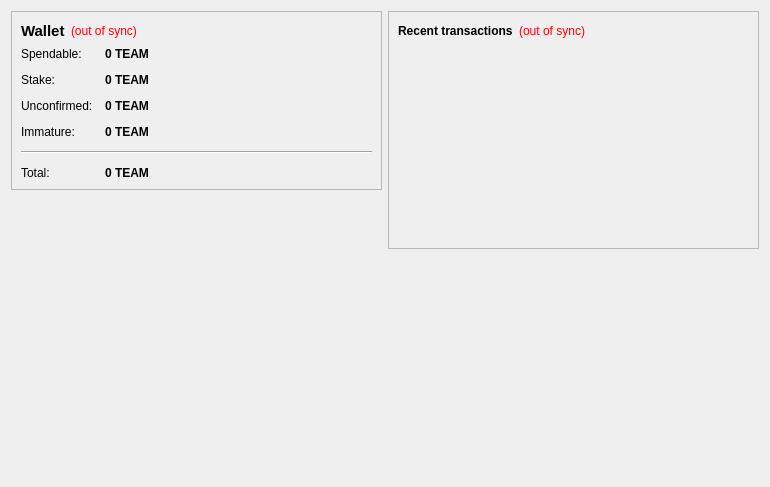
<?xml version="1.0" encoding="UTF-8"?>
<ui version="4.0">
 <class>OverviewPage</class>
 <widget class="QWidget" name="OverviewPage">
  <property name="geometry">
   <rect>
    <x>0</x>
    <y>0</y>
    <width>770</width>
    <height>487</height>
   </rect>
  </property>
  <property name="windowTitle">
   <string>Form</string>
  </property>
  <layout class="QHBoxLayout" name="horizontalLayout" stretch="1,1">
   <item>
    <layout class="QVBoxLayout" name="verticalLayout_2">
     <item>
      <widget class="QFrame" name="frame">
       <property name="frameShape">
        <enum>QFrame::StyledPanel</enum>
       </property>
       <property name="frameShadow">
        <enum>QFrame::Raised</enum>
       </property>
       <layout class="QVBoxLayout" name="verticalLayout_4">
        <item>
         <layout class="QHBoxLayout" name="horizontalLayout_4">
          <item>
           <widget class="QLabel" name="label_5">
            <property name="font">
             <font>
              <pointsize>11</pointsize>
              <weight>75</weight>
              <bold>true</bold>
             </font>
            </property>
            <property name="text">
             <string>Wallet</string>
            </property>
           </widget>
          </item>
          <item>
           <widget class="QLabel" name="labelWalletStatus">
            <property name="toolTip">
             <string>The displayed information may be out of date. Your wallet automatically synchronizes with the teamup network after a connection is established, but this process has not completed yet.</string>
            </property>
            <property name="styleSheet">
             <string notr="true">QLabel { color: red; }</string>
            </property>
            <property name="text">
             <string notr="true">(out of sync)</string>
            </property>
            <property name="alignment">
             <set>Qt::AlignLeading|Qt::AlignLeft|Qt::AlignVCenter</set>
            </property>
           </widget>
          </item>
          <item>
           <spacer name="horizontalSpacer_2">
            <property name="orientation">
             <enum>Qt::Horizontal</enum>
            </property>
            <property name="sizeHint" stdset="0">
             <size>
              <width>40</width>
              <height>20</height>
             </size>
            </property>
           </spacer>
          </item>
         </layout>
        </item>
        <item>
         <layout class="QFormLayout" name="formLayout_2">
          <property name="fieldGrowthPolicy">
           <enum>QFormLayout::AllNonFixedFieldsGrow</enum>
          </property>
          <property name="horizontalSpacing">
           <number>12</number>
          </property>
          <property name="verticalSpacing">
           <number>12</number>
          </property>
          <item row="0" column="0">
           <widget class="QLabel" name="label">
            <property name="text">
             <string>Spendable:</string>
            </property>
           </widget>
          </item>
          <item row="0" column="1">
           <widget class="QLabel" name="labelBalance">
            <property name="font">
             <font>
              <weight>75</weight>
              <bold>true</bold>
             </font>
            </property>
            <property name="cursor">
             <cursorShape>IBeamCursor</cursorShape>
            </property>
            <property name="toolTip">
             <string>Your current spendable balance</string>
            </property>
            <property name="text">
             <string notr="true">0 TEAM</string>
            </property>
            <property name="textInteractionFlags">
             <set>Qt::LinksAccessibleByMouse|Qt::TextSelectableByKeyboard|Qt::TextSelectableByMouse</set>
            </property>
           </widget>
          </item>
          <item row="1" column="0">
           <widget class="QLabel" name="label_6">
            <property name="text">
             <string>Stake:</string>
            </property>
           </widget>
          </item>
          <item row="1" column="1">
           <widget class="QLabel" name="labelStake">
            <property name="font">
             <font>
              <weight>75</weight>
              <bold>true</bold>
             </font>
            </property>
            <property name="cursor">
             <cursorShape>IBeamCursor</cursorShape>
            </property>
            <property name="toolTip">
             <string>Total of coins that was staked, and do not yet count toward the current balance</string>
            </property>
            <property name="text">
             <string notr="true">0 TEAM</string>
            </property>
            <property name="textInteractionFlags">
             <set>Qt::LinksAccessibleByMouse|Qt::TextSelectableByKeyboard|Qt::TextSelectableByMouse</set>
            </property>
           </widget>
          </item>
          <item row="2" column="0">
           <widget class="QLabel" name="label_3">
            <property name="text">
             <string>Unconfirmed:</string>
            </property>
           </widget>
          </item>
          <item row="2" column="1">
           <widget class="QLabel" name="labelUnconfirmed">
            <property name="font">
             <font>
              <weight>75</weight>
              <bold>true</bold>
             </font>
            </property>
            <property name="cursor">
             <cursorShape>IBeamCursor</cursorShape>
            </property>
            <property name="toolTip">
             <string>Total of transactions that have yet to be confirmed, and do not yet count toward the current balance</string>
            </property>
            <property name="text">
             <string notr="true">0 TEAM</string>
            </property>
            <property name="textInteractionFlags">
             <set>Qt::LinksAccessibleByMouse|Qt::TextSelectableByKeyboard|Qt::TextSelectableByMouse</set>
            </property>
           </widget>
          </item>
          <item row="3" column="0">
           <widget class="QLabel" name="labelImmatureText">
            <property name="text">
             <string>Immature:</string>
            </property>
           </widget>
          </item>
          <item row="3" column="1">
           <widget class="QLabel" name="labelImmature">
            <property name="font">
             <font>
              <weight>75</weight>
              <bold>true</bold>
             </font>
            </property>
            <property name="toolTip">
             <string>Mined balance that has not yet matured</string>
            </property>
            <property name="text">
             <string notr="true">0 TEAM</string>
            </property>
            <property name="textInteractionFlags">
             <set>Qt::LinksAccessibleByMouse|Qt::TextSelectableByKeyboard|Qt::TextSelectableByMouse</set>
            </property>
           </widget>
          </item>
          <item row="4" column="0" colspan="2">
           <widget class="Line" name="line">
            <property name="orientation">
             <enum>Qt::Horizontal</enum>
            </property>
           </widget>
          </item>
          <item row="5" column="0">
           <widget class="QLabel" name="labelTotalText">
            <property name="text">
             <string>Total:</string>
            </property>
           </widget>
          </item>
          <item row="5" column="1">
           <widget class="QLabel" name="labelTotal">
            <property name="font">
             <font>
              <weight>75</weight>
              <bold>true</bold>
             </font>
            </property>
            <property name="cursor">
             <cursorShape>IBeamCursor</cursorShape>
            </property>
            <property name="toolTip">
             <string>Your current total balance</string>
            </property>
            <property name="text">
             <string notr="true">0 TEAM</string>
            </property>
            <property name="textInteractionFlags">
             <set>Qt::LinksAccessibleByMouse|Qt::TextSelectableByKeyboard|Qt::TextSelectableByMouse</set>
            </property>
           </widget>
          </item>
         </layout>
        </item>
       </layout>
      </widget>
     </item>
     <item>
      <spacer name="verticalSpacer">
       <property name="orientation">
        <enum>Qt::Vertical</enum>
       </property>
       <property name="sizeHint" stdset="0">
        <size>
         <width>20</width>
         <height>40</height>
        </size>
       </property>
      </spacer>
     </item>
     <item>
      <widget class="QLabel" name="label_2">
       <property name="maximumSize">
        <size>
         <width>0</width>
         <height>0</height>
        </size>
       </property>
       <property name="autoFillBackground">
        <bool>true</bool>
       </property>
       <property name="text">
        <string/>
       </property>
       <property name="pixmap">
        <pixmap>:/icons/drmbg</pixmap>
       </property>
       <property name="scaledContents">
        <bool>false</bool>
       </property>
       <property name="margin">
        <number>0</number>
       </property>
      </widget>
     </item>
    </layout>
   </item>
   <item>
    <layout class="QVBoxLayout" name="verticalLayout_3">
     <item>
      <widget class="QFrame" name="frame_2">
       <property name="frameShape">
        <enum>QFrame::StyledPanel</enum>
       </property>
       <property name="frameShadow">
        <enum>QFrame::Raised</enum>
       </property>
       <layout class="QVBoxLayout" name="verticalLayout">
        <item>
         <layout class="QHBoxLayout" name="horizontalLayout_2">
          <item>
           <widget class="QLabel" name="label_4">
            <property name="text">
             <string>&lt;b&gt;Recent transactions&lt;/b&gt;</string>
            </property>
           </widget>
          </item>
          <item>
           <widget class="QLabel" name="labelTransactionsStatus">
            <property name="toolTip">
             <string>The displayed information may be out of date. Your wallet automatically synchronizes with the teamup network after a connection is established, but this process has not completed yet.</string>
            </property>
            <property name="styleSheet">
             <string notr="true">QLabel { color: red; }</string>
            </property>
            <property name="text">
             <string notr="true">(out of sync)</string>
            </property>
            <property name="alignment">
             <set>Qt::AlignRight|Qt::AlignTrailing|Qt::AlignVCenter</set>
            </property>
           </widget>
          </item>
          <item>
           <spacer name="horizontalSpacer">
            <property name="orientation">
             <enum>Qt::Horizontal</enum>
            </property>
            <property name="sizeHint" stdset="0">
             <size>
              <width>40</width>
              <height>20</height>
             </size>
            </property>
           </spacer>
          </item>
         </layout>
        </item>
        <item>
         <widget class="QListView" name="listTransactions">
          <property name="styleSheet">
           <string notr="true">QListView { background: transparent; }</string>
          </property>
          <property name="frameShape">
           <enum>QFrame::NoFrame</enum>
          </property>
          <property name="verticalScrollBarPolicy">
           <enum>Qt::ScrollBarAlwaysOff</enum>
          </property>
          <property name="horizontalScrollBarPolicy">
           <enum>Qt::ScrollBarAlwaysOff</enum>
          </property>
          <property name="selectionMode">
           <enum>QAbstractItemView::NoSelection</enum>
          </property>
         </widget>
        </item>
       </layout>
      </widget>
     </item>
     <item>
      <spacer name="verticalSpacer_2">
       <property name="orientation">
        <enum>Qt::Vertical</enum>
       </property>
       <property name="sizeHint" stdset="0">
        <size>
         <width>20</width>
         <height>40</height>
        </size>
       </property>
      </spacer>
     </item>
    </layout>
   </item>
  </layout>
 </widget>
 <resources>
  <include location="../bitcoin.qrc"/>
 </resources>
 <connections/>
</ui>
